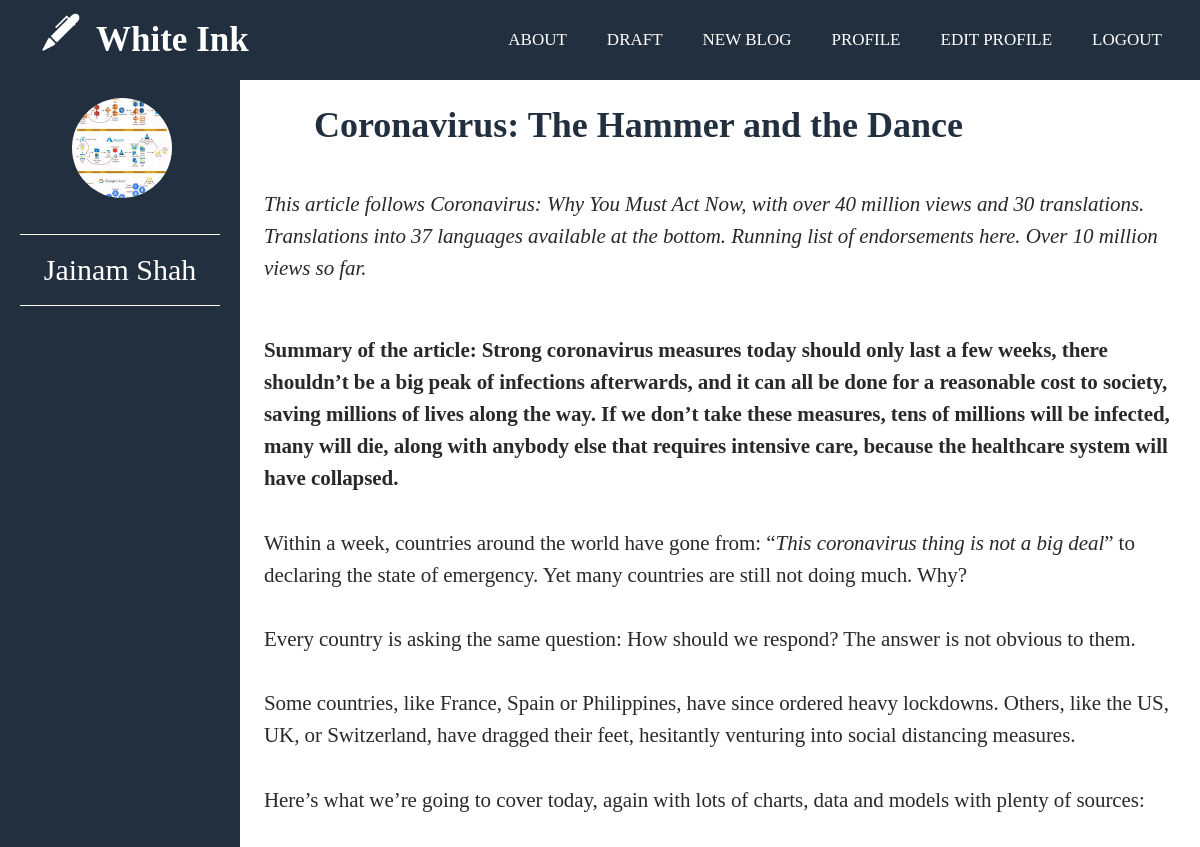
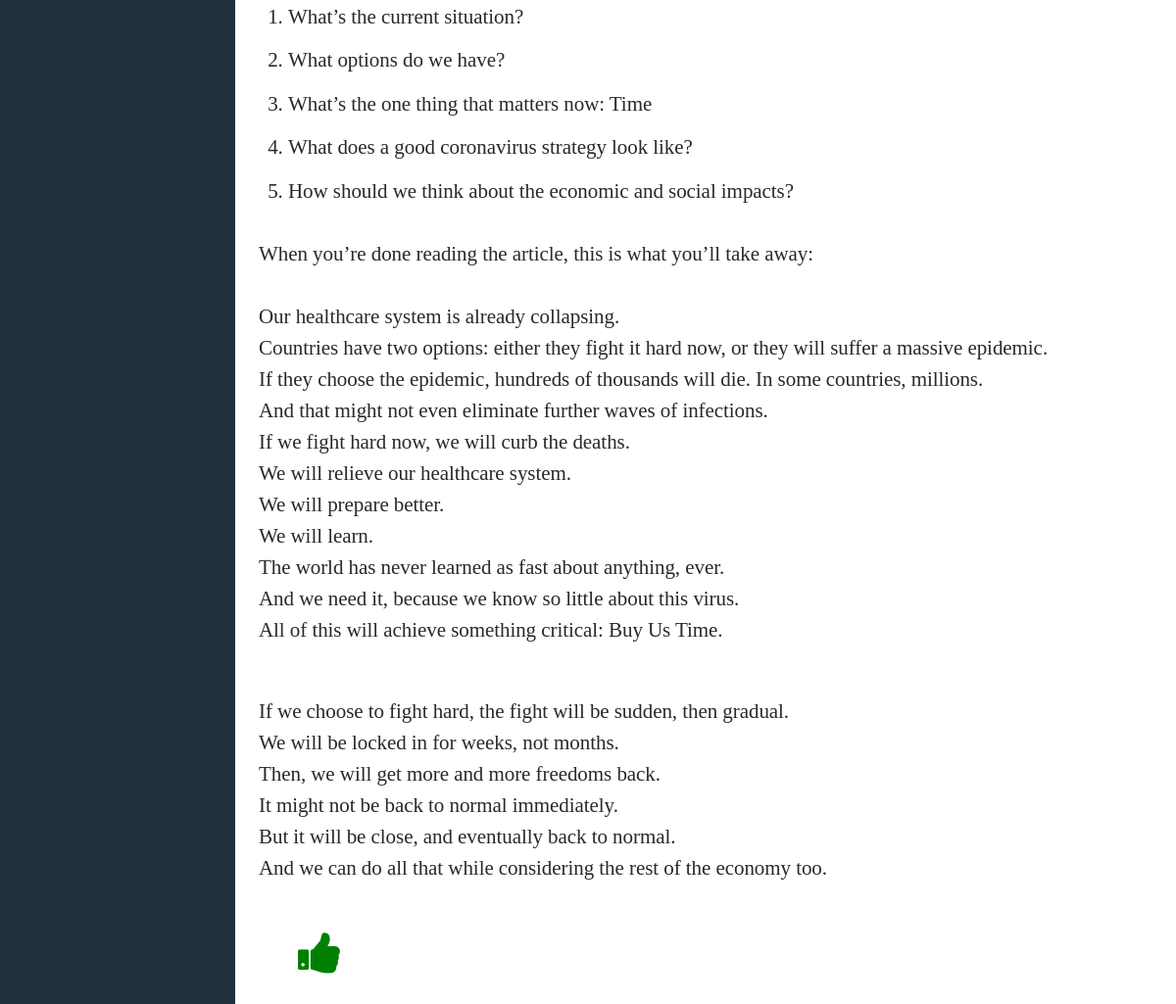
The page /blog/5/coronavirus-the-hammer-and-the-dance (signed in) on the database its author committed (2 pictures, top to bottom).
### user/models.py (models this page shows, shortened)
class User(AbstractBaseUser, PermissionsMixin):
    email = models.EmailField(_('email address'), unique=True)
    is_staff = models.BooleanField(default=False)
    is_active = models.BooleanField(default=True)
    date_joined = models.DateTimeField(default=timezone.now)
    about = models.CharField(max_length=1000, blank=True, default="")
    name = models.CharField(max_length=100, blank=True, default="")
    gender = models.CharField('gender', max_length=1, choices=GENDER_CHOICES)
    avatar = models.ImageField(upload_to=rename_file_upload, null=True, blank=True)
    USERNAME_FIELD = 'email'
    REQUIRED_FIELDS = []
    objects = CustomUserManager()

### blog/models.py (models this page shows, shortened)
class Blog(models.Model):
    author = models.ForeignKey(User, on_delete=models.CASCADE)
    title = models.CharField(max_length=100, blank=False, null=False)
    content = HTMLField()
    slug = models.SlugField(max_length=200)
    status = models.IntegerField(choices=STATUS, default=0)
    created_on = models.DateTimeField(auto_now_add=True)
    updated_on = models.DateTimeField(auto_now= True)
    published_on  = models.DateTimeField(blank=True, null=True)

### blog/views.py (the view)
# urls.py: path('<int:id>/<slug:slug>', view_blog, name='view_blog'),
@login_required
def view_blog(request, id, slug):
    if request.method == "GET":
        blog = Blog.objects.get(id=id, slug=slug)
        liked = False
        try:
            Like.objects.get(user=request.user, blog=blog)
            liked=True
        except:
            pass
        return render(request, 'view_blog.html', {'blog': blog, "author": blog.author, "liked": liked})

### templates/view_blog.html (shortened to what this page needs)
{% extends "base.html" %} {% block content %} {% load static %}
<head>
  <link
    rel="stylesheet"
    href="https://cdnjs.cloudflare.com/ajax/libs/font-awesome/4.7.0/css/font-awesome.min.css"
  />
</head>
<div class="wrap">
  <div class="floatleft">
    <br />
    <div id="profile-container">
      <img id="profileImage" src="{{author.avatar.url}}" />
    </div>
    <br />
    <br />
    <hr />
    <br />
    <a style = "color: white;" href="{% url "view_profile" email=author.email %}"><p class="author">{{author.name}}</p></a>
    <br />
    <hr />
    <br />
    <br />
    <br /><br /><br />
  </div>
  <div class="floatright">
    <h1 id="title">{{ blog.title }}</h1>
    <p>{{ blog.content | safe}}</p>
    <br />
    <br />
    {% if liked %}
    <a name="like" style="font-size: 48px; color: green" class="likin" id="co"
      ><i class="fa fa-thumbs-up" aria-hidden="true"></i
    ></a>
    {% else %}
    <a name="like" style="font-size: 48px; color: red" class="likin" id="co"
      ><i class="fa fa-thumbs-up" aria-hidden="true"></i
    ></a>
    {% endif %}
  </div>
</div>
{% endblock content %}

### templates/base.html (style rules this page uses)
html { scroll-behavior: smooth; }
body { background-color: black; font-family: montserrat; }
* { padding: 0; margin: 0; text-decoration: none; list-style: none; box-sizing: border-box; }

### templates/view_blog.html (style rules this page uses)
body { background-color: rgb(34, 47, 62); }
.wrap { width: 100%; }
.floatleft { float: left; width: 20%; background-color: rgb(34, 47, 62); color: white; height: 100%; display: table-cell; vertical-align: middle; }
.floatright { padding: 2%; float: right; background-color: white; width: 80%; color: rgb(34, 47, 62); }
#title { font-size: 3vw; font-family: "Times New Roman", Times, serif; margin-left: 50px; align-self: center; }
#profile-container { margin-left: 30%; width: 100px; height: 100px; overflow: hidden; -webkit-border-radius: 50%; -moz-border-radius: 50%; -ms-border-radius: 50%; -o-border-radius: 50%; border-radius: 50%; align-content: center; background-size: contain; background-position: center; }
.author { align-content: center; justify-content: center; text-align: center; font-size: 30px; }
#co { margin-left: 40px; }
#profile-container img { position: relative; width: 100px; height: 100px; object-fit: cover; }
hr { border: none; height: 1px; color: white; background-color: white; margin-left: 20px; margin-right: 20px; }

### rows shown on the page
User: avatar (picture), name "Jainam Shah"
Blog: title "Coronavirus: The Hammer and the Dance", content "This article follows Coronavirus: Why You Must Act Now , with over 40 million views and 30 translations. Translations into 37 languages available at the bottom. Running list of endorsements here . Over 10 million views so far. Summary of the article: Strong coronavirus measures to d ay should only last a few weeks, there shouldn’t be a big peak of infections afterwards, and it can all be done for a reasonable cost to society, saving millions of lives along the way. If we don’t take these measures, tens of millions will be infected, many will die, along with anybody else that requires intensive care, because the healthcare system will have collapsed. Within a week, countries around the world…"
